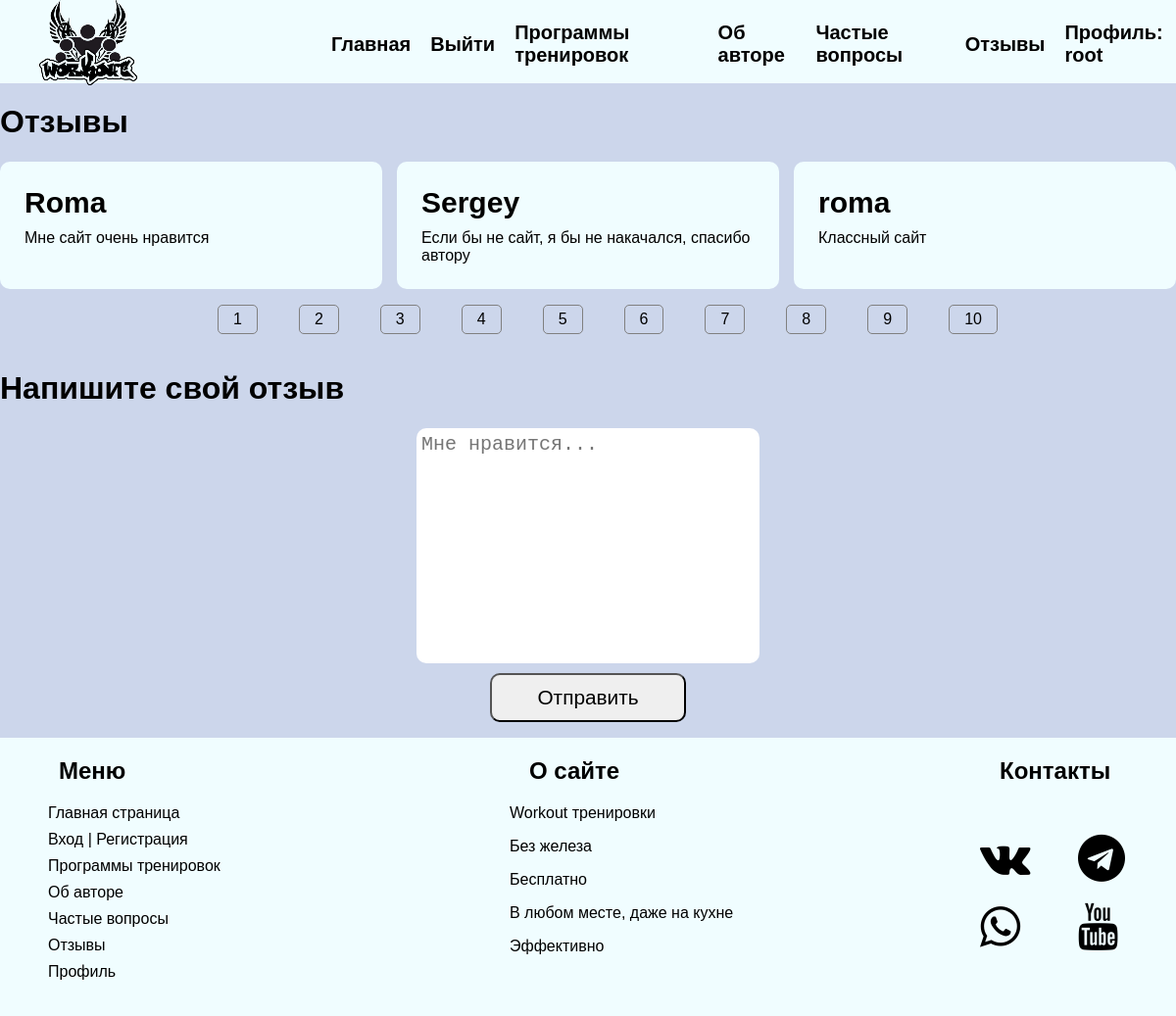
The page /review/ (signed in) on the database its author committed.
### Chuvash_Workout/models.py (models this page shows)
class Reviews(models.Model):
    objects = None
    name = models.CharField(max_length=250,verbose_name='Имя отправителя',default='user')
    reviews = models.CharField(max_length=250, null=False, verbose_name='Отзыв')
    class Meta:
        verbose_name = 'Отзывы участников'
        verbose_name_plural = 'Отзывы участников'
    def __str__(self):
        return self.name

### Chuvash_Workout/views.py (the view)
# urls.py: path('review/', views.review, name= 'review'),
@login_required(login_url='users:login')
def review(request):
    if request.method == 'POST':
        form = Reviews(request.POST)
        Reviews.objects.create(reviews=request.POST.get('reviews'))
    else:
        form = Reviews()
    listt = Reviews.objects.all()
    paginaror = Paginator(listt,3)
    page_number = request.GET.get('page')
    page_obj = paginaror.get_page(page_number)
    return render(request, 'Chuvash_Workout/review.html',{'page_obj':page_obj})

### Chuvash_Workout/templates/Chuvash_Workout/review.html (shortened to what this page needs)
{% extends 'base.html' %}
{% block content %}
<h1>Отзывы</h1>
<section class="reviews">
{% for i in page_obj%}
        <div class="reviews__element">
            <div class="reviews__element-title">
                <div class="h3">{{i}}</div>
            </div>
            <div class="reviews__element-description">
                <p>{{i.reviews}}</p>
            </div>
        </div>
{% endfor %}
</section>
<div class="pagination">
    {% for i in page_obj.paginator.page_range %}
<ul class="pagination-container">
    <li class="pagination-element"><a href="?page={{i}}">{{i}}</a></li>
</ul>
    {%endfor%}
</div>
{% if perms.Chuvash_Workout.add_reviews %}
<h1><label for="rev" class="rew">Напишите свой отзыв</label></h1>
<div class="main-info" id="review">
    <form class="form-review" method="post">
        <textarea name="reviews" id="rev" cols="50" rows="10" placeholder="Мне нравится..." ></textarea>
        <button type="submit">Отправить</button>
    </form>
</div>
  {% endif %}
{% endblock %}

### templates/base.html (shortened to what this page needs)
{%load static%}
<html lang="ru">
<head>
    <link rel = 'stylesheet' href="{% static 'Chuvash_Workout/CSS/workout_main.css' %}" >
    <link rel="stylesheet" href="{% static 'Chuvash_Workout/CSS/font-awesome.min.css' %}">
   <link rel = 'stylesheet' href="{% static 'Chuvash_Workout/CSS/main.css' %}" >
   <link rel = 'stylesheet' href="{% static 'Chuvash_Workout/CSS/reviews.css' %}" >
</head>
<body>
<div class="additional_section"></div>
<nav >
  <div class="logo"><a href="{% url 'main' %}"><img src="{% static 'Chuvash_Workout/images/workout.png' %}" alt="logo"></a>
  </div>
  <ul class="na">
      <li class="nav"> <a class="n" href="{% url 'main' %}">Главная</a></li>
      {% if user.is_authenticated%}
    <li class="nav"><a class="n" href="{% url 'users:logout'%}">Выйти</a></li>
    {%else%}
    <li class="nav"><a class="n" href="{% url 'users:login' %}">Вход</a></li>
    {% endif %}
       <li class="nav dropdown">
         <a class="n dropbtn "href="../#programs">Программы тренировок</a>
       </li>
     <li class="nav"> <a class="n" href="{% url 'about' %}">Об авторе</a></li>
      <li class="nav"> <a class="n" href="../#questions">Частые вопросы</a></li>
     <li class="nav"> <a class="n" href="{% url 'review' %}"> Отзывы</a></li>
     <li class="nav prof"> <a class="n" href="{% url 'profile' %}">Профиль: {{user.username}}</a></li>
  </ul>
</nav>
{% block content %} {% endblock%}
<footer>
    <div class="foot_info">
      <h2>Меню</h2>
      <ul>
        <li class="l"> <a class="n" href="{% url 'main' %}">Главная страница</a></li>
        <li class="l"> <a class="" href="{% url 'users:login' %}">Вход | Регистрация</a></li>
         <li class="l"> <a class=""href="{% url 'programs' %}">Программы тренировок</a></li>
        <li class="l"> <a class="" href="{% url 'about' %}">Об авторе</a></li>
        <li class="l"> <a class="" href="http://127.0.0.1:8000/#questions">Частые вопросы</a></li>
        <li class="l"> <a class="" href="{% url 'review' %}"> Отзывы</a></li>
        <li class="l"> <a class="" href="{% url 'profile' %}">Профиль</a></li>
      </ul>
    </div>
    <div class="foot_info">
      <h2>О сайте</h2>
      <ul>
        <li><p>Workout тренировки</p></li>
        <li><p>Без железа</p></li>
        <li><p>Беcплатно</p></li>
        <li><p>В любом месте, даже на кухне</p></li>
          <li><p>Эффективно</p></li>
      </ul>
    </div>
    <div class="foot_info">
        <h2>Контакты</h2>
    <ul class="icon" >
        <li class="f"><a href="https://vk.com/romadanilov2"><i class="fa fa-vk" aria-hidden="true"></i> </a></li>
        <li class="f"><a href="https://t.me/Artembo28"><i class="fa fa-telegram" aria-hidden="true"></i></a></li>
        <li class="f"><a href="https://wa.me/+79176628871"><i class="fa fa-whatsapp" aria-hidden="true"></i></a></li>
        <li class="f"><a href="https://vk.com/romadanilov2"><i class="fa fa-youtube" aria-hidden="true"></i></a></li>
    </ul>
</div>
</footer>
</body>
</html>

### Chuvash_Workout/static/Chuvash_Workout/CSS/workout_main.css (style rules this page uses)
html, body { padding: 0; margin: 0; font-family:'Roboto'; overflow-x: hidden; }
.additional_section { height: 85px; }
.na { display: flex; gap:20px; font-size: 20px; justify-content:center; align-items: center; height: 50px; font-weight: 700; }
.n { text-decoration:none; color: black; }
li::marker { content:'' }
nav { display: flex; position: fixed; top: 0; z-index:10; background-color:#f0fdff; width:100vw; height:85px; }
.logo { width: 300px; align-self: center; padding-left: 40px; }
.dropdown { position: relative; display: inline-block; }
footer { background-color:#f0fdff; display: grid; grid-template-columns: 40% 40% 20%; }
.icon { display: flex; font-size: 3em; flex-wrap: wrap; align-content: center; }
.f { width: 100px; height: 70px; }
div h2 { padding-left: 60px; }
.l { margin:9px; }
a { color:black; text-decoration:none; }

### Chuvash_Workout/static/Chuvash_Workout/CSS/main.css (style rules this page uses)
html, body { margin: 0; padding: 0; font-family: 'Arial'; background-color: #ccd6eb; scroll-behavior: smooth; }
button { height: 50px; width: 200px; font-size: 1.3em; text-align: center; border-radius: 10px; cursor: pointer; }

### Chuvash_Workout/static/Chuvash_Workout/CSS/reviews.css (style rules this page uses)
.reviews { display: grid !important; grid-template-columns: 1fr 1fr 1fr; gap:15px; }
.reviews__element { padding: 25px; display: flex; flex-direction: column; gap:10px; background-color: #f0fdff; border-radius: 10px; }
.h3 { font-size: 30px; font-weight: 700; }
.reviews__element-description p { margin: 0; }
.pagination { display: flex; gap:2px; justify-content: center; }
.pagination-element { padding: 5px 15px; border:1px solid gray; border-radius: 5px; }
.form-review { display: flex; flex-direction: column; gap:10px; justify-content: center; align-items: center; }
textarea { resize: none; width: 350px; font-size: 20px; border-radius: 10px; border: none; padding: 5px; }

### rows shown on the page
Reviews: name "Roma", reviews "Мне сайт очень нравится"
Reviews: name "Sergey", reviews "Если бы не сайт, я бы не накачался, спасибо автору"
Reviews: name "roma", reviews "Классный сайт"

### other values the page prints
{{ user.username }} "root"
{{ i }} "1" "2" "3" "4" "5" "6" "7" "8" "9" "10"
